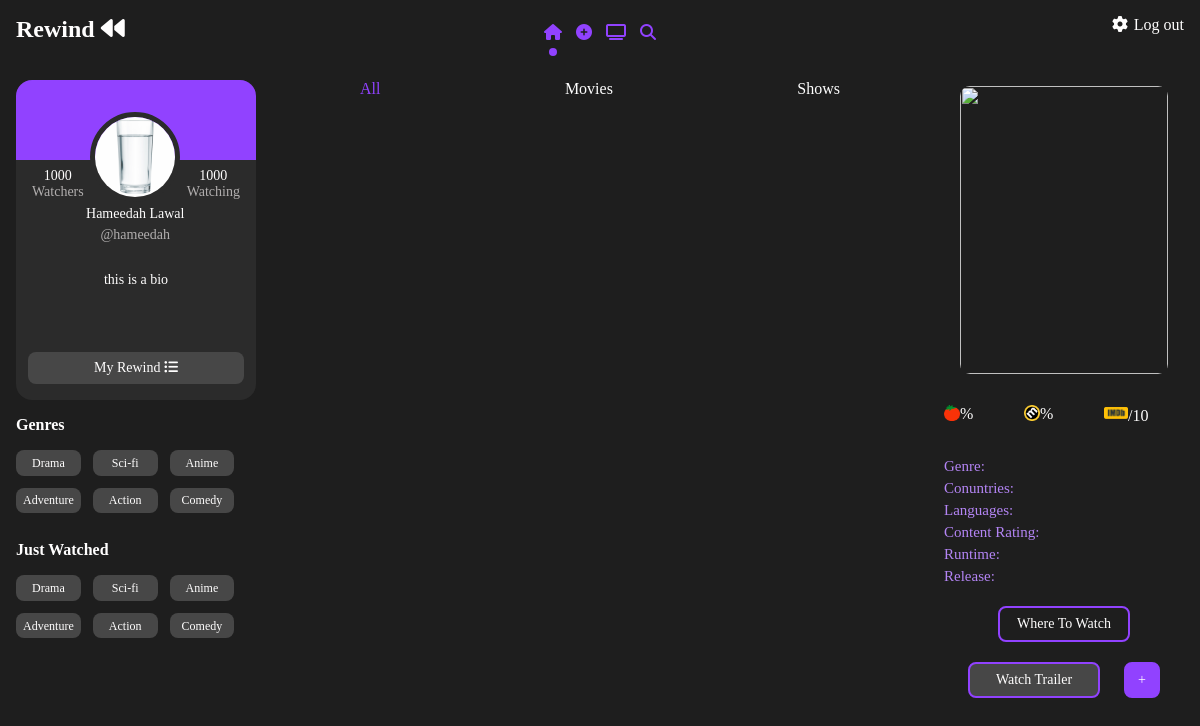
/list (signed in), run on an earlier commit of the app's database.
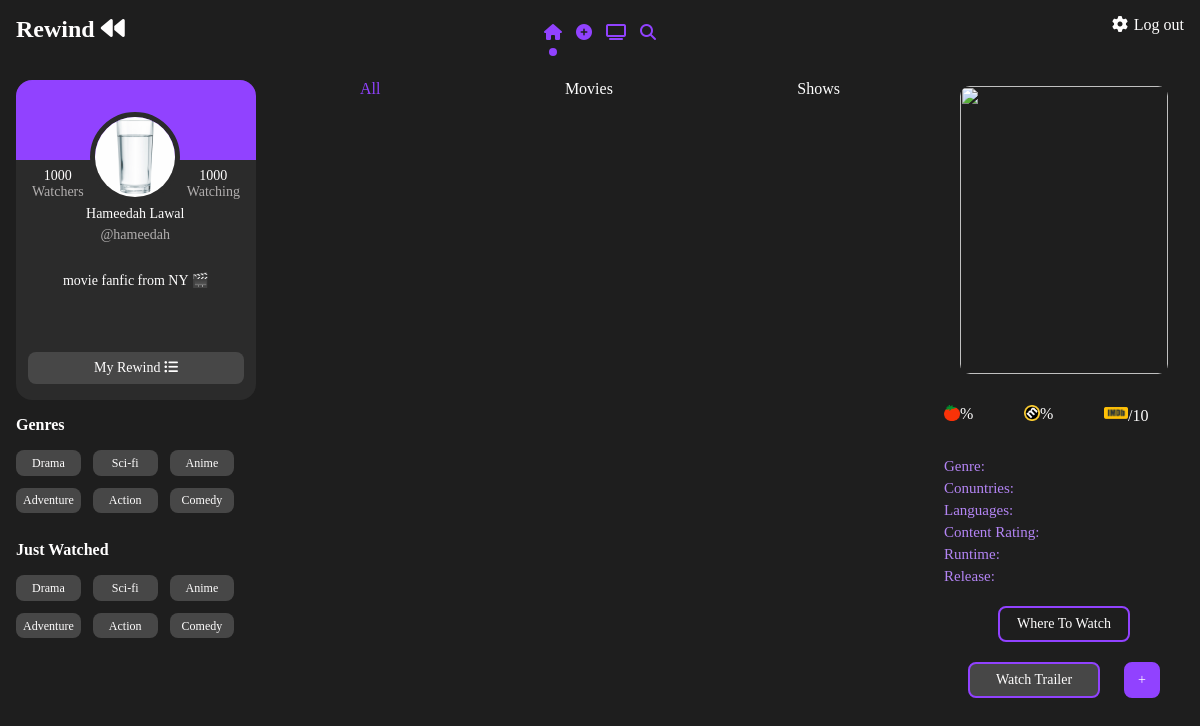
And on a later commit of the database.
### app/models.py (models this page shows, shortened)
class Profile(models.Model):
        user = models.ForeignKey(User, on_delete=models.CASCADE)
        fname = models.CharField(max_length=100, blank=False, default='')
        lname = models.CharField(max_length=100, blank=True, default='')
        id_user = models.IntegerField()
        bio = models.TextField(blank=True) # blank b/c this option is optional
        profile_img = models.ImageField(upload_to='profile_images',default='') # place default in media dir
        location = models.CharField(max_length=100, blank=True)

### app/views.py (the view)
# urls.py: path('list', views.list, name='list'),
@login_required(login_url='login')
def list(request):
        user_object = User.objects.get(username=request.user.username) # get currently logged in user
        user_profile = Profile.objects.get(user=user_object)
        return render(request,'list.html', {'user_profile': user_profile})

### templates/list.html (shortened to what the changed rows need)
{% load static %}
<!DOCTYPE html>
<html lang="en">
<head>
        <link rel="stylesheet" href="{% static 'css/style.css' %}">
</head>
<body>
        <div class="nav-bar">
                <div class="logo">
                        <h1>Rewind <i class="fa-solid fa-backward"></i></h1>
                </div>
        </div>
        <div class="left-bar">
                <div class="profile-box side-bar-box">
                        <div class="profile-header">
                                <div class="img-container profile-header-item">
                                        <img src="{{user_profile.profile_img.url}}" alt="">
                                        <div class="profile-username">
                                                <p class="user-name">Hameedah Lawal</p>
                                                <p class="username">{{user_profile.user}}</p>
                                        </div>
                                </div>
                        </div>
                        <div class="profile-bio">
                                <p class="bio">{{user_profile.bio}}</p>
                        </div>
                </div>
        </div>
</body>
</html>
<!DOCTYPE html>
<html lang="en">
<head>
        <link rel="stylesheet" href="{% static 'css/style.css' %}">
</head>
<body>
</body>
</html>

What changed in the data, as far as the page shows it:
changed Profile "hameedah": bio "this is a bio" → "movie fanfic from NY 🎬"
